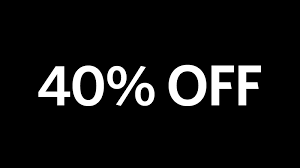
#> input picture neww.png, 300 x 168 px, found by its file name
$ python thresh.py
#> lines starting #> are read from the running program, lines starting #| are printed output that depends on the picture; after the words box and inside, x2 and y2 are one past the last pixel; in counts of white or black regions, pixels touching at a corner belong together
import cv2
import numpy as np

# import image
img = cv2.imread('/home/nalin/Pictures/neww.png')
#> img is the input picture: shape (168, 300, 3); min 0, max 255, mean 18.9

# grayscale
gray = cv2.cvtColor(img, cv2.COLOR_BGR2GRAY)


HSV_img = cv2.cvtColor(img,cv2.COLOR_BGR2HSV)
#> HSV_img: shape (168, 300, 3); mean H, S, V 0, 0, 18.9
ret, thresh = cv2.threshold(gray, 0, 255, cv2.THRESH_BINARY_INV+cv2.THRESH_OTSU)
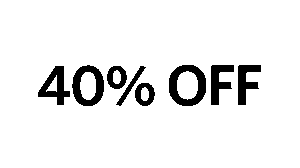
#> thresh: shape (168, 300); 92.5% white; 8 black regions, largest, box (x1, y1, x2, y2) and area: (169, 65, 206, 106) 772, (72, 65, 104, 106) 677, (38, 66, 70, 105) 571
#> ret = 117

cv2.imshow('image',thresh)
cv2.waitKey(0)
cv2.destroyAllWindows()
